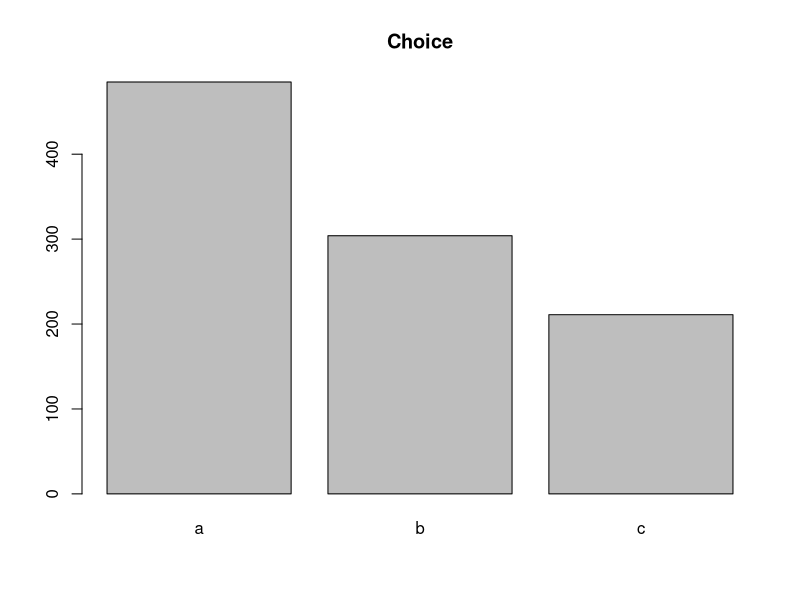

Generate this figure with R:
# let's say you want to pick one of two options randomly, but you don't want
# the probability of picking option A to be the same as picking B. the sample()
# function can do this by using the prob= argument.

choice <- sample(c('a','b'), 1, prob=c(0.8, 0.2))

# the above code will select 1 sample from the set c('a','b'). the probability
# of choosing 'a' is 0.8 and the probability of choosing 'b' is 0.2.

# one weird thing about this function: the set of probabilities doesn't have to add to 1.
# if they don't add to 1, R will normalize the values so that they sum to 1. this can be helpful
# when you are thinking about frequency rather than probabiliy. say you want item 'a' to be chosen
# 10x more often than item 'b'. you can write:

choice <- sample(c('a','b'), 1, prob=c(10, 1))

# problem:
# write a sample function that chooses among three options ('a','b','c'). the probability
# of choosing 'a' should be 0.5, 'b' should be 0.3, and 'c' 0.2. generate 1,000 samples (HINT:
# sample WITH replacement). store the choices in a variable called 'choices'.

choice <- sample(c('a','b', 'c'), 1000, prob=c(.5, .3, .2), replace = T)

# now, look up the table() function and the barplot() function. use them together to create
# a bar graph that visualizes the number of times each option was selected.

?table

table1<- table(choice)
?barplot
barplot(table1, main = "Choice")
